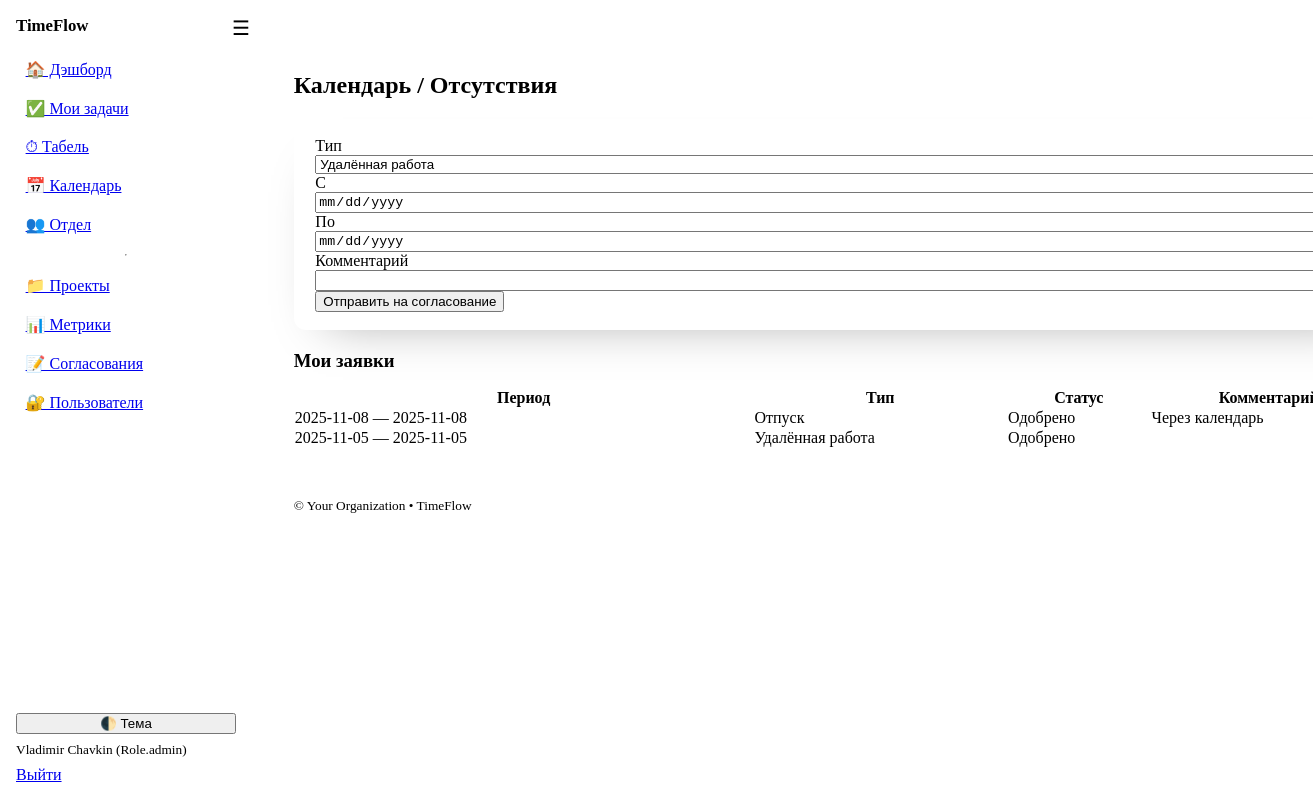
Screenshot of /leaves (signed in) with the database file from the repository.
### models.py (models this page shows)
class User(Base):
    __tablename__ = "users"
    id: Mapped[int] = mapped_column(Integer, primary_key=True, index=True)
    username: Mapped[str] = mapped_column(String(50), unique=True, index=True)
    full_name: Mapped[str] = mapped_column(String(120))
    email: Mapped[str] = mapped_column(String(200), unique=True)
    department: Mapped[str] = mapped_column(String(120), default="")
    role: Mapped[Role] = mapped_column(Enum(Role), default=Role.employee)
    is_active: Mapped[bool] = mapped_column(Boolean, default=True)
    hashed_password: Mapped[str] = mapped_column(String(255))
    created_at: Mapped[dt.datetime] = mapped_column(DateTime, default=dt.datetime.utcnow)
    tasks: Mapped[list["Task"]] = relationship(
        "Task",
        back_populates="assignee",
        foreign_keys="Task.assignee_id",
    )
    time_entries: Mapped[list["TimeEntry"]] = relationship(
        "TimeEntry",
        back_populates="user",
        foreign_keys="TimeEntry.user_id",
    )
    member_projects: Mapped[list["ProjectMember"]] = relationship(backref="user", cascade="all, delete-orphan")

class LeaveRequest(Base):
    __tablename__ = "leave_requests"
    id: Mapped[int] = mapped_column(Integer, primary_key=True)
    user_id: Mapped[int] = mapped_column(ForeignKey("users.id"))
    type: Mapped[LeaveType] = mapped_column(Enum(LeaveType))
    date_from: Mapped[dt.date] = mapped_column(Date)
    date_to: Mapped[dt.date] = mapped_column(Date)
    status: Mapped[LeaveStatus] = mapped_column(Enum(LeaveStatus), default=LeaveStatus.pending)
    approver_id: Mapped[int | None] = mapped_column(ForeignKey("users.id"), nullable=True)
    comment: Mapped[str] = mapped_column(Text, default="")
    created_at: Mapped[dt.datetime] = mapped_column(
        DateTime, default=dt.datetime.utcnow
    )
    user: Mapped["User"] = relationship(foreign_keys=[user_id])
    approver: Mapped["User"] = relationship(foreign_keys=[approver_id])
    time_entries: Mapped[list["TimeEntry"]] = relationship(
        back_populates="leave_request", cascade="all, delete-orphan"
    )

### app.py (the view)
@app.get("/leaves", response_class=HTMLResponse)
def leaves_page(request: Request, db: Session = Depends(get_db), user: User = Depends(get_current_user)):
    my_requests = db.scalars(select(LeaveRequest).where(LeaveRequest.user_id == user.id).order_by(LeaveRequest.created_at.desc())).all()
    return templates.TemplateResponse("leaves.html", {"request": request, "user": user, "my_requests": my_requests, "app_name": APP_NAME})

### templates/leaves.html
{% extends "base.html" %}
{% block content %}
  <h2>Календарь / Отсутствия</h2>
  <form method="post" action="/leaves/request">
    <div class="grid">
      <label>Тип
        <select name="type">
          {% for t in LeaveType %}<option value="{{ t.value }}">{{ t|leave_type_label }}</option>{% endfor %}
        </select>
      </label>
      <label>С <input type="date" name="date_from" required></label>
      <label>По <input type="date" name="date_to" required></label>
    </div>
    <label>Комментарий <input type="text" name="comment"></label>
    <button type="submit">Отправить на согласование</button>
  </form>
  <h3>Мои заявки</h3>
  <div class="table-wrapper">
    <table>
      <thead><tr><th>Период</th><th>Тип</th><th>Статус</th><th>Комментарий</th></tr></thead>
      <tbody>
        {% for r in my_requests %}
        <tr>
          <td>{{ r.date_from }} — {{ r.date_to }}</td>
          <td>{{ r.type|leave_type_label }}</td>
          <td>{{ r.status|leave_status_label }}</td>
          <td>{{ r.comment }}</td>
        </tr>
        {% endfor %}
      </tbody>
    </table>
  </div>
{% endblock %}

### templates/base.html (shortened to what this page needs)
<!doctype html>
<html lang="ru" data-theme="light">
<head>
  <link rel="stylesheet" href="https://cdn.jsdelivr.net/npm/@picocss/pico@1/css/pico.min.css">
  <link rel="stylesheet" href="/static/theme.css">
</head>
<body class="layout">
  <aside class="sidebar">
    <div class="brand">
      <strong>{{ app_name }}</strong>
    </div>
    <nav class="menu">
      <a href="/dashboard">🏠 Дэшборд</a>
      <a href="/tasks?mine=1">✅ Мои задачи</a>
      <a href="/timesheet">⏱ Табель</a>
      <a href="/leaves">📅 Календарь</a>
      <a href="/team">👥 Отдел</a>
      {% if user and (user.role in ['manager','admin']) %}
        <hr>
        <a href="/projects">📁 Проекты</a>
        <a href="/metrics">📊 Метрики</a>
        <a href="/admin/approvals">📝 Согласования</a>
        {% if user.role == "admin" %}<a href="/admin/users">🔐 Пользователи</a>{% endif %}
      {% endif %}
    </nav>
    <div class="sidebar-bottom">
      <button class="contrast full" onclick="toggleTheme()">🌓 Тема</button>
      {% if user %}
        <small class="muted">{{ user.full_name }} ({{ user.role }})</small>
        <a href="/auth/logout" class="secondary full">Выйти</a>
      {% endif %}
    </div>
  </aside>
  <header class="topbar">
    <label for="nav-toggle" class="burger" aria-label="Открыть меню">☰</label>
  </header>
  <main class="content{% block content_class %}{% endblock %}">
    {% block content %}{% endblock %}
  </main>
  <footer class="container footer-note">
    <small>&copy; {{ org_name if org_name is defined else '' }} • {{ app_name }}</small>
  </footer>
</body>
</html>

### static/theme.css (style rules this page uses)
:root { --sidebar-w: 220px; --topbar-h: 52px; --pico-border-radius: 12px; --content-max-width: 1200px; --content-gutter: clamp(1rem, 2.2vw + 0.5rem, 3rem); --chart-h: clamp(260px, 38vh, 520px); --tf-critical: hsl(0 75% 45%); --tf-badge-green-bg: hsl(148 58% 88%); --tf-badge-green-fg: hsl(148 45% 24%); --tf-badge-amber-bg: hsl(40 95% 90%); --tf-badge-amber-fg: hsl(28 65% 28%); --tf-badge-red-bg: hsl(3 80% 92%); --tf-badge-red-fg: hsl(3 70% 35%); --tf-badge-blue-bg: hsl(224 90% 92%); --tf-badge-blue-fg: hsl(224 70% 30%); --tf-badge-gray-bg: hsl(210 16% 90%); --tf-badge-gray-fg: hsl(210 12% 30%); }
.layout { display: contents; }
.sidebar { position: fixed; inset: 0 auto 0 0; width: var(--sidebar-w); background: var(--pico-card-background-color); border-right: 1px solid var(--pico-muted-border-color); padding: 1rem; display: flex; flex-direction: column; gap: 1rem; transform: translateX(-100%); transition: transform .2s ease; z-index: 1000; }
.brand { font-size: 1.05rem; white-space: nowrap; overflow: hidden; text-overflow: ellipsis; }
.menu { display: flex; flex-direction: column; gap: .25rem; }
.menu a { padding: .5rem .6rem; border-radius: 8px; }
.sidebar-bottom { margin-top: auto; display: grid; gap: .5rem; }
.full { width: 100%; }
.muted { color: var(--pico-muted-color); }
.topbar { position: fixed; top: 0; left: 0; right: 0; height: var(--topbar-h); display: flex; align-items: center; gap: .5rem; padding: 0 .75rem; background: var(--pico-background-color); border-bottom: 1px solid var(--pico-muted-border-color); z-index: 1100; }
.burger { font-size: 1.25rem; cursor: pointer; user-select: none; }
.content { padding: calc(var(--topbar-h) + 1rem) var(--content-gutter) 3rem; margin: 0 auto; width: min(100%, var(--content-max-width)); display: flex; flex-direction: column; gap: 1.25rem; }
.content > * { margin: 0; }
.footer-note { margin: 0 auto 2.5rem; width: min(100%, var(--content-max-width)); padding: 0 var(--content-gutter); }
.surface, .content > article, .content > table, .content > form, .content > details { background: var(--pico-card-background-color); border: 1px solid var(--pico-muted-border-color); border-radius: var(--pico-border-radius); padding: 1.1rem 1.35rem; box-shadow: 0 24px 48px -32px rgba(0, 0, 0, 0.35); }
@media (min-width: 992px) { .sidebar { transform: translateX(0); } }
@media (min-width: 992px) { .topbar { left: var(--sidebar-w); } }
@media (min-width: 992px) { .content, .footer-note { margin-left: calc(var(--sidebar-w) + var(--content-gutter)); width: min(calc(100% - var(--sidebar-w)), var(--content-max-width)); } }
.table-wrapper { overflow-x: auto; margin: -0.25rem -0.5rem 0; padding: 0 .5rem; }
.table-wrapper table { width: max-content; min-width: 100%; margin-bottom: 0; }
.table-wrapper th, .table-wrapper td { white-space: nowrap; vertical-align: top; }
.table-wrapper td:first-child { min-width: 220px; white-space: normal; }

### templates/base.html (style rules this page uses)
:root { --tf-topbar-h: 56px; --topbar-h: 56px; }
.table-wrapper { overflow-x:auto; -webkit-overflow-scrolling:touch; }
.table-wrapper table { width:100%; border-collapse:separate; border-spacing:0; }
label > input, label > select, label > textarea { width:100%; }

### rows the page displays
User: full_name "Vladimir Chavkin", role "Role.admin"
LeaveRequest: date_from "2025-11-08", date_to "2025-11-08", type|leave_type_label "Отпуск", status|leave_status_label "Одобрено", comment "Через календарь"
LeaveRequest: date_from "2025-11-05", date_to "2025-11-05", type|leave_type_label "Удалённая работа", status|leave_status_label "Одобрено"

### other values shown
{{ app_name }} "TimeFlow"
{{ org_name if org_name is defined else '' }} "Your Organization"
form field type "Удалённая работа"
